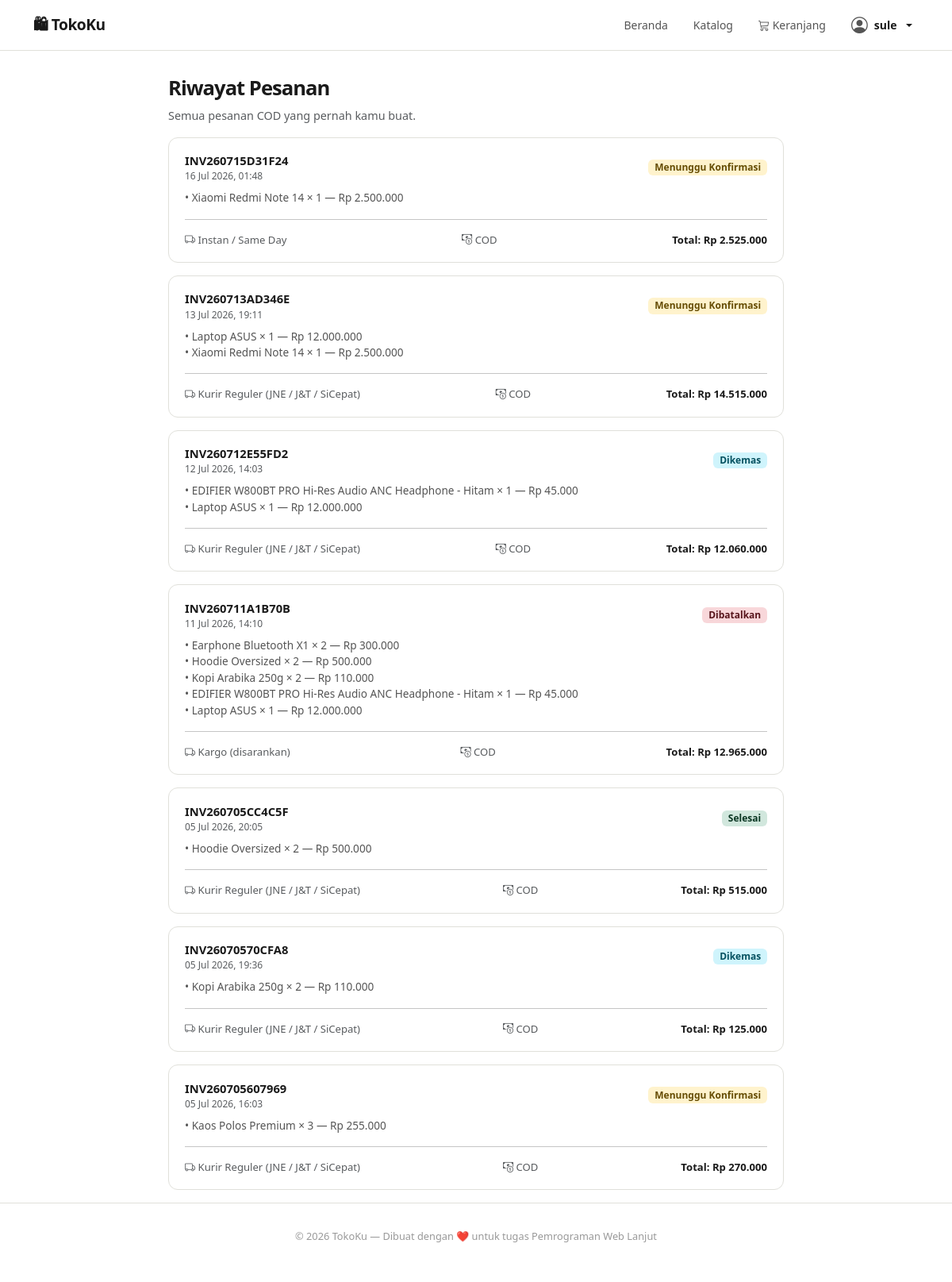
The page /user/riwayat_pesanan.php (signed in) on the database its author committed.
### tables this page shows
CREATE TABLE `orders` (
  `id_order` int(11) NOT NULL,
  `id_user` int(11) NOT NULL,
  `kode_pesanan` varchar(20) NOT NULL,
  `nama_penerima` varchar(150) NOT NULL,
  `no_hp` varchar(25) NOT NULL,
  `alamat_pengiriman` text NOT NULL,
  `metode_pengiriman` varchar(30) NOT NULL,
  `label_pengiriman` varchar(100) NOT NULL,
  `ongkir` decimal(12,2) NOT NULL DEFAULT 0.00,
  `metode_pembayaran` varchar(20) NOT NULL DEFAULT 'COD',
  `catatan` text DEFAULT NULL,
  `subtotal_produk` decimal(12,2) NOT NULL DEFAULT 0.00,
  `total_bayar` decimal(12,2) NOT NULL DEFAULT 0.00,
  `status` varchar(30) NOT NULL DEFAULT 'Menunggu Konfirmasi',
  `created_at` datetime DEFAULT current_timestamp()
);

CREATE TABLE `order_items` (
  `id_item` int(11) NOT NULL,
  `id_order` int(11) NOT NULL,
  `id_produk` int(11) NOT NULL,
  `nama_produk` varchar(200) NOT NULL,
  `harga_satuan` decimal(12,2) NOT NULL,
  `qty` int(11) NOT NULL,
  `subtotal` decimal(12,2) NOT NULL
);

### includes/functions.php (called while the page is built, shortened)
<?php
function formatRupiah($angka) {
    return 'Rp ' . number_format($angka, 0, ',', '.');
}

### user/riwayat_pesanan.php (the view, shortened to what this page needs)
<?php
require_once '../includes/db.php';
require_once '../includes/functions.php';
$stmt = $pdo->prepare("SELECT * FROM orders WHERE id_user = ? ORDER BY created_at DESC");
$stmt->execute([$_SESSION['user_id']]);
$orders = $stmt->fetchAll();
$stmtItems = $pdo->prepare("SELECT * FROM order_items WHERE id_order = ?");
function statusBadge($status) {
    $map = [
        'Menunggu Konfirmasi' => 'bg-warning-subtle text-warning-emphasis',
        'Dikemas'             => 'bg-info-subtle text-info-emphasis',
        'Dikirim'             => 'bg-primary-subtle text-primary-emphasis',
        'Selesai'             => 'bg-success-subtle text-success-emphasis',
        'Dibatalkan'          => 'bg-danger-subtle text-danger-emphasis',
    ];
    $class = $map[$status] ?? 'bg-secondary-subtle text-secondary-emphasis';
    return '<span class="badge ' . $class . '">' . htmlspecialchars($status) . '</span>';
}
?>
<!DOCTYPE html>
<html lang="id">
<head>
    <link href="https://cdn.jsdelivr.net/npm/bootstrap@5.3.0/dist/css/bootstrap.min.css" rel="stylesheet">
    <link href="https://cdn.jsdelivr.net/npm/bootstrap-icons@1.11.0/font/bootstrap-icons.css" rel="stylesheet">
</head>
<body>
<?php $base = '../'; $activeNav = 'riwayat'; include '../includes/navbar.php'; ?>
<div class="container" style="max-width:800px">
    <div class="page-header">
        <h1>Riwayat Pesanan</h1>
        <p class="text-muted mb-0" style="font-size:.9rem">Semua pesanan COD yang pernah kamu buat.</p>
    </div>
    <?php if (empty($orders)): ?>
        <div class="text-center text-muted py-5">
            <i class="bi bi-receipt" style="font-size:2.5rem;"></i>
            <p class="mt-3 mb-3">Belum ada pesanan.</p>
            <a href="../katalog.php" class="btn btn-dark" style="background:var(--primary);border-radius:8px">Mulai belanja →</a>
        </div>
    <?php else: ?>
        <?php foreach ($orders as $o): ?>
            <?php
                $stmtItems->execute([$o['id_order']]);
                $its = $stmtItems->fetchAll();
            ?>
            <div class="order-card">
                <div class="order-head">
                    <div>
                        <div class="fw-bold" style="font-size:.92rem"><?= htmlspecialchars($o['kode_pesanan']) ?></div>
                        <div class="text-muted" style="font-size:.75rem"><?= date('d M Y, H:i', strtotime($o['created_at'])) ?></div>
                    </div>
                    <?= statusBadge($o['status']) ?>
                </div>
                <?php foreach ($its as $it): ?>
                    <div class="order-item-line">• <?= htmlspecialchars($it['nama_produk']) ?> × <?= $it['qty'] ?> — <?= formatRupiah($it['subtotal']) ?></div>
                <?php endforeach; ?>
                <hr>
                <div class="d-flex justify-content-between flex-wrap gap-2" style="font-size:.82rem">
                    <span class="text-muted"><i class="bi bi-truck"></i> <?= htmlspecialchars($o['label_pengiriman']) ?></span>
                    <span class="text-muted"><i class="bi bi-cash-coin"></i> COD</span>
                    <span class="fw-bold">Total: <?= formatRupiah($o['total_bayar']) ?></span>
                </div>
            </div>
        <?php endforeach; ?>
    <?php endif; ?>
</div>
<?php include '../footer.php'; ?>
</body>
</html>

### user/riwayat_pesanan.php (style rules this page uses)
:root { --primary: #1a1a1a; --soft: #f5f5f0; --border: #e0e0da; }
body { font-family: 'Segoe UI', sans-serif; background: #fff; color: var(--primary); }
.page-header { padding: 2rem 0 1rem; }
.page-header h1 { font-size: 1.6rem; font-weight: 800; letter-spacing: -1px; }
.order-card { border: 1px solid var(--border); border-radius: 12px; padding: 1.1rem 1.25rem; margin-bottom: 1rem; }
.order-head { display: flex; justify-content: space-between; align-items: center; flex-wrap: wrap; gap: 8px; margin-bottom: 8px; }
.order-item-line { font-size: .85rem; color: #555; }

### rows shown on the page
orders: kode_pesanan "INV260715D31F24", created_at "16 Jul 2026, 01:48", status "Menunggu Konfirmasi", label_pengiriman "Instan / Same Day", total_bayar "Rp 2.525.000"
order_items: nama_produk "Xiaomi Redmi Note 14", qty "1", subtotal "Rp 2.500.000"
orders: kode_pesanan "INV260713AD346E", created_at "13 Jul 2026, 19:11", status "Menunggu Konfirmasi", label_pengiriman "Kurir Reguler (JNE / J&T / SiCepat)", total_bayar "Rp 14.515.000"
order_items: nama_produk "Laptop ASUS", qty "1", subtotal "Rp 12.000.000"
order_items: nama_produk "Xiaomi Redmi Note 14", qty "1", subtotal "Rp 2.500.000"
orders: kode_pesanan "INV260712E55FD2", created_at "12 Jul 2026, 14:03", status "Dikemas", label_pengiriman "Kurir Reguler (JNE / J&T / SiCepat)", total_bayar "Rp 12.060.000"
order_items: nama_produk "EDIFIER W800BT PRO Hi-Res Audio ANC Headphone - Hitam", qty "1", subtotal "Rp 45.000"
order_items: nama_produk "Laptop ASUS", qty "1", subtotal "Rp 12.000.000"
orders: kode_pesanan "INV260711A1B70B", created_at "11 Jul 2026, 14:10", status "Dibatalkan", label_pengiriman "Kargo (disarankan)", total_bayar "Rp 12.965.000"
order_items: nama_produk "Earphone Bluetooth X1", qty "2", subtotal "Rp 300.000"
order_items: nama_produk "Hoodie Oversized", qty "2", subtotal "Rp 500.000"
order_items: nama_produk "Kopi Arabika 250g", qty "2", subtotal "Rp 110.000"
order_items: nama_produk "EDIFIER W800BT PRO Hi-Res Audio ANC Headphone - Hitam", qty "1", subtotal "Rp 45.000"
order_items: nama_produk "Laptop ASUS", qty "1", subtotal "Rp 12.000.000"
orders: kode_pesanan "INV260705CC4C5F", created_at "05 Jul 2026, 20:05", status "Selesai", label_pengiriman "Kurir Reguler (JNE / J&T / SiCepat)", total_bayar "Rp 515.000"
order_items: nama_produk "Hoodie Oversized", qty "2", subtotal "Rp 500.000"
orders: kode_pesanan "INV26070570CFA8", created_at "05 Jul 2026, 19:36", status "Dikemas", label_pengiriman "Kurir Reguler (JNE / J&T / SiCepat)", total_bayar "Rp 125.000"
order_items: nama_produk "Kopi Arabika 250g", qty "2", subtotal "Rp 110.000"
orders: kode_pesanan "INV260705607969", created_at "05 Jul 2026, 16:03", status "Menunggu Konfirmasi", label_pengiriman "Kurir Reguler (JNE / J&T / SiCepat)", total_bayar "Rp 270.000"
order_items: nama_produk "Kaos Polos Premium", qty "3", subtotal "Rp 255.000"

### other values the page prints
$namaUser "sule"
